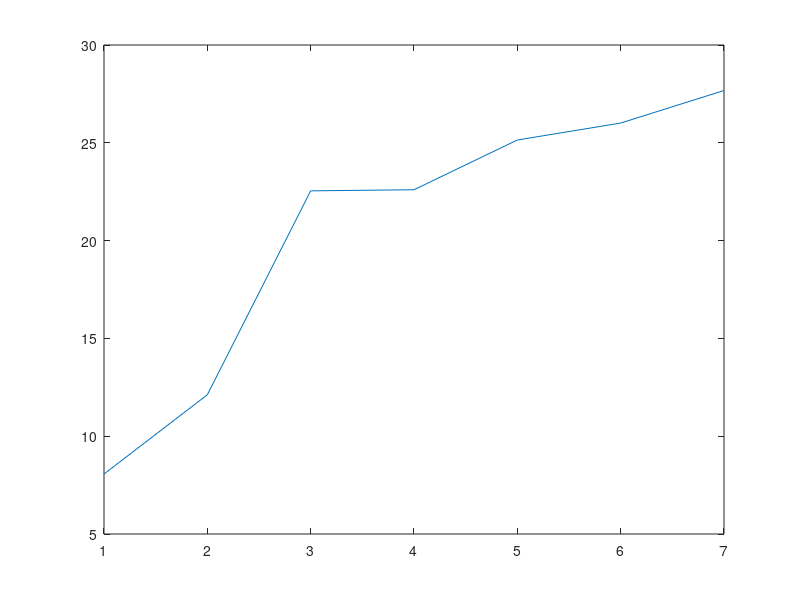

Recreate this plot in MATLAB.
%% Lab 2
clc
close all
clear
%%
%data = readmatrix('All Sensor Data Export - 2025-10-22 - 16_27 - 16_50.csv.xlsx');
gamma = 1.4;
R = 1716; 
A1 = pi*(5.5/2/12)^2; % ft^2
w_open_in = 8 + 1/8;
h_open_in = 5 + 3/8;
A8 = (w_open_in / 12) * (h_open_in / 12); % ft^2;
% 
% Pamb = data(:, 3)*144; % PSFA
% To1F = data(:, 14); % F
% To1 = To1F + 459.67; % R
% P1g = data(:, 11)*144; % PSFG
% P1 = P1g + Pamb; % PSFA
% Po1g = data(:, 8)*144; % PSFG
% Po1 = Po1g + Pamb; % PSFA
% LoadCell = data(:, 7); % lbf
% 
% To5F = data(:, 17); % F
% To5 = To5F + 459.67; % R
% Po8g = data(:, 10)*144; % PSFG
% Po8 = Po8g + Pamb; % PSFA
% P8g = data(:, 12)*144; % PSFG
% P8 = P8g + Pamb; % PSFA

% ============================================================
% PROPS LAB 2 DATA
% ============================================================
pctRPM    = [67 73 80 85 90 95 100];
T0i_F     = [62 63 61 61 62 61 60];
Pi_psig   = [-0.435 -0.545 -0.710 -0.832 -1.009 -1.190 -1.342];
P0i_psig  = [-0.034 -0.044 -0.046 -0.059 -0.065 -0.076 -0.079];
P03_psig  = [17.97 22.22 27.63 31.46 36.61 42.20 47.02];
P07_psig  = [0.27, 0.359, 0.484, 0.426, 0.397, 0.349, 0.344];
P7_psig   = [-0.027, -0.035, -0.091, -0.169, -0.269, -0.368, -0.437];

% ============================================================
% AMBIENT CONDITIONS (from header)
% ============================================================
Ta_F            = 62.2;
Pa_inHg         = 29.92;
psi_per_inHg    = 14.696 / 29.92;
Pamb_psia       = Pa_inHg * psi_per_inHg;
psf_per_psi     = 144;
R_air           = 1716;
gamma           = 1.4;
T_std_R         = 519.67;
P_std_psia      = 14.696;
T05_F = [633 625 621 640 644 693 757];
T05_R = T05_F + 459.67;

% ============================================================
% BELLMOUTH INLET GEOMETRY
% ============================================================
ID_in   = 5.5;
r_ft    = (ID_in / 2) / 12;
A_in    = pi * r_ft^2;

% ============================================================
% PRESSURES AND TEMPERATURES (absolute)
% ============================================================
T0i_R    = T0i_F + 459.67;               % inlet stagnation temp, R
Pi_psia  = Pi_psig  + Pamb_psia;         % static absolute, psia
P0i_psia = P0i_psig + Pamb_psia;         % total absolute, psia
P03_psia = P03_psig + Pamb_psia;         % total absolute, psia
P07_psia = P07_psig + Pamb_psia;
P7_psia = P7_psig + Pamb_psia;

Pamb_psf = Pamb_psia * psf_per_psi;
P7_psf = P7_psia * psf_per_psi;
P07_psf = P07_psia * psf_per_psi;
Pi_psf   = Pi_psia  * psf_per_psi;       % psf
P0i_psf  = P0i_psia * psf_per_psi;       % psf


M1 = sqrt( (2/(gamma - 1)) * ((P0i_psf./Pi_psf).^((gamma - 1)/gamma) - 1) );
M8 = sqrt( (2/(gamma - 1)) * ((P07_psf./P7_psf).^((gamma - 1)/gamma) - 1) );

mdot1 = (A1 * P0i_psf ./ sqrt(T0i_R)) * sqrt(gamma / R) .* ...
       M1 .* (1 + (gamma - 1)./2 .* M1.^2).^(- (gamma + 1) / (2 * (gamma - 1)));

mdot8 = (A8 * P07_psf ./ sqrt(T05_R)) * sqrt(gamma / R) .* ...
       M8 .* (1 + (gamma - 1)./2 .* M8.^2).^(- (gamma + 1) / (2 * (gamma - 1)));

V1 = M1.*sqrt(gamma*R*T0i_R);
V8 = M8.*sqrt(gamma*R*T05_R);

F = mdot8.*V8 - mdot1.*V1 - (P7_psf - Pamb_psf)*A8;

figure
plot(F)